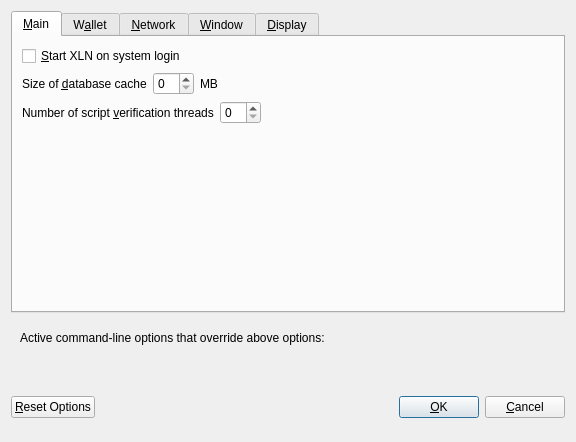
<?xml version="1.0" encoding="UTF-8"?>
<ui version="4.0">
 <class>OptionsDialog</class>
 <widget class="QDialog" name="OptionsDialog">
  <property name="geometry">
   <rect>
    <x>0</x>
    <y>0</y>
    <width>576</width>
    <height>442</height>
   </rect>
  </property>
  <property name="windowTitle">
   <string>Options</string>
  </property>
  <property name="modal">
   <bool>true</bool>
  </property>
  <layout class="QVBoxLayout" name="verticalLayout">
   <item>
    <widget class="QTabWidget" name="tabWidget">
     <property name="currentIndex">
      <number>0</number>
     </property>
     <widget class="QWidget" name="tabMain">
      <attribute name="title">
       <string>&amp;Main</string>
      </attribute>
      <layout class="QVBoxLayout" name="verticalLayout_Main">
       <item>
        <widget class="QCheckBox" name="bitcoinAtStartup">
         <property name="toolTip">
          <string>Automatically start XLN after logging in to the system.</string>
         </property>
         <property name="text">
          <string>&amp;Start XLN on system login</string>
         </property>
        </widget>
       </item>
       <item>
        <layout class="QHBoxLayout" name="horizontalLayout_2_Main">
         <item>
          <widget class="QLabel" name="databaseCacheLabel">
           <property name="text">
            <string>Size of &amp;database cache</string>
           </property>
           <property name="textFormat">
            <enum>Qt::PlainText</enum>
           </property>
           <property name="buddy">
            <cstring>databaseCache</cstring>
           </property>
          </widget>
         </item>
         <item>
          <widget class="QSpinBox" name="databaseCache"/>
         </item>
         <item>
          <widget class="QLabel" name="databaseCacheUnitLabel">
           <property name="text">
            <string>MB</string>
           </property>
           <property name="textFormat">
            <enum>Qt::PlainText</enum>
           </property>
          </widget>
         </item>
         <item>
          <spacer name="horizontalSpacer_2_Main">
           <property name="orientation">
            <enum>Qt::Horizontal</enum>
           </property>
           <property name="sizeHint" stdset="0">
            <size>
             <width>40</width>
             <height>20</height>
            </size>
           </property>
          </spacer>
         </item>
        </layout>
       </item>
       <item>
        <layout class="QHBoxLayout" name="horizontalLayout_3_Main">
         <item>
          <widget class="QLabel" name="threadsScriptVerifLabel">
           <property name="text">
            <string>Number of script &amp;verification threads</string>
           </property>
           <property name="textFormat">
            <enum>Qt::PlainText</enum>
           </property>
           <property name="buddy">
            <cstring>threadsScriptVerif</cstring>
           </property>
          </widget>
         </item>
         <item>
          <widget class="QSpinBox" name="threadsScriptVerif">
           <property name="toolTip">
            <string>(0 = auto, &lt;0 = leave that many cores free)</string>
           </property>
          </widget>
         </item>
         <item>
          <spacer name="horizontalSpacer_3_Main">
           <property name="orientation">
            <enum>Qt::Horizontal</enum>
           </property>
           <property name="sizeHint" stdset="0">
            <size>
             <width>40</width>
             <height>20</height>
            </size>
           </property>
          </spacer>
         </item>
        </layout>
       </item>
       <item>
        <spacer name="verticalSpacer_2">
         <property name="orientation">
          <enum>Qt::Vertical</enum>
         </property>
         <property name="sizeHint" stdset="0">
          <size>
           <width>20</width>
           <height>40</height>
          </size>
         </property>
        </spacer>
       </item>
      </layout>
     </widget>
     <widget class="QWidget" name="tabWallet">
      <attribute name="title">
       <string>W&amp;allet</string>
      </attribute>
      <layout class="QVBoxLayout" name="verticalLayout_Wallet">
       <item>
        <layout class="QHBoxLayout" name="horizontalLayout_2_Wallet">
         <item>
          <widget class="QLabel" name="labelStakeSplitThresholdText">
           <property name="text">
            <string>Stake split threshold:</string>
           </property>
          </widget>
         </item>
         <item>
          <widget class="QSpinBox" name="spinBoxStakeSplitThreshold">
           <property name="minimum">
            <number>1</number>
           </property>
           <property name="maximum">
            <number>999999</number>
           </property>
          </widget>
         </item>
        </layout>
       </item>
       <item>
        <widget class="QGroupBox" name="groupBox">
         <property name="title">
          <string>Expert</string>
         </property>
         <layout class="QVBoxLayout" name="verticalLayout_2">
          <item>
           <widget class="QCheckBox" name="coinControlFeatures">
            <property name="toolTip">
             <string>Whether to show coin control features or not.</string>
            </property>
            <property name="text">
             <string>Enable coin &amp;control features</string>
            </property>
           </widget>
          </item>
          <item>
           <widget class="QCheckBox" name="showMasternodesTab">
            <property name="toolTip">
             <string>Show additional tab listing all your masternodes in first sub-tab&lt;br/&gt;and all masternodes on the network in second sub-tab.</string>
            </property>
            <property name="text">
             <string>Show Masternodes Tab</string>
            </property>
           </widget>
          </item>
          <item>
           <widget class="QCheckBox" name="spendZeroConfChange">
            <property name="toolTip">
             <string>If you disable the spending of unconfirmed change, the change from a transaction&lt;br/&gt;cannot be used until that transaction has at least one confirmation.&lt;br/&gt;This also affects how your balance is computed.</string>
            </property>
            <property name="text">
             <string>&amp;Spend unconfirmed change</string>
            </property>
           </widget>
          </item>
         </layout>
        </widget>
       </item>
       <item>
        <spacer name="verticalSpacer_Wallet">
         <property name="orientation">
          <enum>Qt::Vertical</enum>
         </property>
         <property name="sizeHint" stdset="0">
          <size>
           <width>20</width>
           <height>40</height>
          </size>
         </property>
        </spacer>
       </item>
      </layout>
     </widget>
     <widget class="QWidget" name="tabNetwork">
      <attribute name="title">
       <string>&amp;Network</string>
      </attribute>
      <layout class="QVBoxLayout" name="verticalLayout_Network">
       <item>
        <widget class="QCheckBox" name="mapPortUpnp">
         <property name="toolTip">
          <string>Automatically open the XLN client port on the router. This only works when your router supports UPnP and it is enabled.</string>
         </property>
         <property name="text">
          <string>Map port using &amp;UPnP</string>
         </property>
        </widget>
       </item>
       <item>
        <widget class="QCheckBox" name="allowIncoming">
         <property name="toolTip">
          <string>Accept connections from outside</string>
         </property>
         <property name="text">
          <string>Allow incoming connections</string>
         </property>
        </widget>
       </item>
       <item>
        <widget class="QCheckBox" name="connectSocks">
         <property name="toolTip">
          <string>Connect to the XLN network through a SOCKS5 proxy.</string>
         </property>
         <property name="text">
          <string>&amp;Connect through SOCKS5 proxy (default proxy):</string>
         </property>
        </widget>
       </item>
       <item>
        <layout class="QHBoxLayout" name="horizontalLayout_1_Network">
         <item>
          <widget class="QLabel" name="proxyIpLabel">
           <property name="text">
            <string>Proxy &amp;IP:</string>
           </property>
           <property name="textFormat">
            <enum>Qt::PlainText</enum>
           </property>
           <property name="buddy">
            <cstring>proxyIp</cstring>
           </property>
          </widget>
         </item>
         <item>
          <widget class="QValidatedLineEdit" name="proxyIp">
           <property name="minimumSize">
            <size>
             <width>140</width>
             <height>0</height>
            </size>
           </property>
           <property name="maximumSize">
            <size>
             <width>140</width>
             <height>16777215</height>
            </size>
           </property>
           <property name="toolTip">
            <string>IP address of the proxy (e.g. IPv4: 127.0.0.1 / IPv6: ::1)</string>
           </property>
          </widget>
         </item>
         <item>
          <widget class="QLabel" name="proxyPortLabel">
           <property name="text">
            <string>&amp;Port:</string>
           </property>
           <property name="textFormat">
            <enum>Qt::PlainText</enum>
           </property>
           <property name="buddy">
            <cstring>proxyPort</cstring>
           </property>
          </widget>
         </item>
         <item>
          <widget class="QLineEdit" name="proxyPort">
           <property name="minimumSize">
            <size>
             <width>55</width>
             <height>0</height>
            </size>
           </property>
           <property name="maximumSize">
            <size>
             <width>55</width>
             <height>16777215</height>
            </size>
           </property>
           <property name="toolTip">
            <string>Port of the proxy (e.g. 9050)</string>
           </property>
          </widget>
         </item>
         <item>
          <spacer name="horizontalSpacer_1_Network">
           <property name="orientation">
            <enum>Qt::Horizontal</enum>
           </property>
           <property name="sizeHint" stdset="0">
            <size>
             <width>40</width>
             <height>20</height>
            </size>
           </property>
          </spacer>
         </item>
        </layout>
       </item>
       <item>
        <spacer name="verticalSpacer_Network">
         <property name="orientation">
          <enum>Qt::Vertical</enum>
         </property>
         <property name="sizeHint" stdset="0">
          <size>
           <width>20</width>
           <height>40</height>
          </size>
         </property>
        </spacer>
       </item>
      </layout>
     </widget>
     <widget class="QWidget" name="tabWindow">
      <attribute name="title">
       <string>&amp;Window</string>
      </attribute>
      <layout class="QVBoxLayout" name="verticalLayout_Window">
       <item>
        <widget class="QCheckBox" name="minimizeToTray">
         <property name="toolTip">
          <string>Show only a tray icon after minimizing the window.</string>
         </property>
         <property name="text">
          <string>&amp;Minimize to the tray instead of the taskbar</string>
         </property>
        </widget>
       </item>
       <item>
        <widget class="QCheckBox" name="minimizeOnClose">
         <property name="toolTip">
          <string>Minimize instead of exit the application when the window is closed. When this option is enabled, the application will be closed only after selecting Quit in the menu.</string>
         </property>
         <property name="text">
          <string>M&amp;inimize on close</string>
         </property>
        </widget>
       </item>
       <item>
        <spacer name="verticalSpacer_Window">
         <property name="orientation">
          <enum>Qt::Vertical</enum>
         </property>
         <property name="sizeHint" stdset="0">
          <size>
           <width>20</width>
           <height>40</height>
          </size>
         </property>
        </spacer>
       </item>
      </layout>
     </widget>
     <widget class="QWidget" name="tabDisplay">
      <attribute name="title">
       <string>&amp;Display</string>
      </attribute>
      <layout class="QVBoxLayout" name="verticalLayout_Display">
       <item>
        <layout class="QHBoxLayout" name="horizontalLayout_1_Display">
         <item>
          <widget class="QLabel" name="langLabel">
           <property name="text">
            <string>User Interface &amp;language:</string>
           </property>
           <property name="textFormat">
            <enum>Qt::PlainText</enum>
           </property>
           <property name="buddy">
            <cstring>lang</cstring>
           </property>
          </widget>
         </item>
         <item>
          <widget class="QValueComboBox" name="lang">
           <property name="toolTip">
            <string>The user interface language can be set here. This setting will take effect after restarting XLN.</string>
           </property>
          </widget>
         </item>
        </layout>
       </item>
       <item>
        <widget class="QLabel" name="label_3">
         <property name="toolTip">
          <string notr="true"/>
         </property>
         <property name="statusTip">
          <string notr="true"/>
         </property>
         <property name="whatsThis">
          <string notr="true"/>
         </property>
         <property name="accessibleName">
          <string notr="true"/>
         </property>
         <property name="text">
          <string>Language missing or translation incomplete? Help contributing translations here:
https://discord.gg/HhzHDcn</string>
         </property>
         <property name="wordWrap">
          <bool>true</bool>
         </property>
         <property name="openExternalLinks">
          <bool>true</bool>
         </property>
         <property name="textInteractionFlags">
          <set>Qt::TextBrowserInteraction</set>
         </property>
        </widget>
       </item>
       <item>
        <layout class="QHBoxLayout" name="horizontalLayout_2_Display" stretch="0,0">
         <item>
          <widget class="QLabel" name="themeLabel">
           <property name="text">
            <string>User Interface Theme:</string>
           </property>
          </widget>
         </item>
         <item>
          <widget class="QValueComboBox" name="theme"/>
         </item>
        </layout>
       </item>
       <item>
        <widget class="QWidget" name="verticalDisplayWidget" native="true">
         <layout class="QVBoxLayout" name="verticalDisplayLayout">
          <property name="margin">
           <number>0</number>
          </property>
          <item>
           <widget class="Line" name="line">
            <property name="orientation">
             <enum>Qt::Horizontal</enum>
            </property>
           </widget>
          </item>
          <item>
           <layout class="QHBoxLayout" name="horizontalLayout_3_Display">
            <item>
             <widget class="QLabel" name="unitLabel">
              <property name="text">
               <string>Unit to show amounts in:</string>
              </property>
              <property name="textFormat">
               <enum>Qt::PlainText</enum>
              </property>
             </widget>
            </item>
            <item>
             <widget class="QValueComboBox" name="unit">
              <property name="toolTip">
               <string>Choose the default subdivision unit to show in the interface and when sending coins.</string>
              </property>
             </widget>
            </item>
           </layout>
          </item>
          <item>
           <layout class="QHBoxLayout" name="horizontalLayout_4_Display">
            <item>
             <widget class="QLabel" name="digitsLabel">
              <property name="text">
               <string>Decimal digits</string>
              </property>
             </widget>
            </item>
            <item>
             <widget class="QValueComboBox" name="digits"/>
            </item>
           </layout>
          </item>
          <item>
           <layout class="QHBoxLayout" name="horizontalLayout_5_Display">
            <item>
             <widget class="QCheckBox" name="checkBoxHideZeroBalances">
              <property name="toolTip">
               <string>Hide empty balances</string>
              </property>
              <property name="layoutDirection">
               <enum>Qt::LeftToRight</enum>
              </property>
              <property name="text">
               <string>Hide empty balances</string>
              </property>
             </widget>
            </item>
            <item>
             <widget class="QCheckBox" name="checkBoxHideOrphans">
              <property name="toolTip">
               <string>Hide orphan stakes in transaction lists</string>
              </property>
              <property name="text">
               <string>Hide orphan stakes</string>
              </property>
             </widget>
            </item>
            <item>
             <spacer name="horizontalSpacer">
              <property name="orientation">
               <enum>Qt::Horizontal</enum>
              </property>
              <property name="sizeHint" stdset="0">
               <size>
                <width>40</width>
                <height>20</height>
               </size>
              </property>
             </spacer>
            </item>
           </layout>
          </item>
          <item>
           <layout class="QHBoxLayout" name="horizontalLayout_6_Display">
            <item>
             <widget class="QLabel" name="thirdPartyTxUrlsLabel">
              <property name="toolTip">
               <string>Third party URLs (e.g. a block explorer) that appear in the transactions tab as context menu items. %s in the URL is replaced by transaction hash. Multiple URLs are separated by vertical bar |.</string>
              </property>
              <property name="text">
               <string>Third party transaction URLs</string>
              </property>
             </widget>
            </item>
            <item>
             <widget class="QLineEdit" name="thirdPartyTxUrls">
              <property name="toolTip">
               <string>Third party URLs (e.g. a block explorer) that appear in the transactions tab as context menu items. %s in the URL is replaced by transaction hash. Multiple URLs are separated by vertical bar |.</string>
              </property>
             </widget>
            </item>
           </layout>
          </item>
         </layout>
        </widget>
       </item>
       <item>
        <spacer name="verticalSpacer">
         <property name="orientation">
          <enum>Qt::Vertical</enum>
         </property>
         <property name="sizeHint" stdset="0">
          <size>
           <width>20</width>
           <height>40</height>
          </size>
         </property>
        </spacer>
       </item>
      </layout>
     </widget>
    </widget>
   </item>
   <item>
    <widget class="QFrame" name="frame">
     <layout class="QVBoxLayout" name="verticalLayout_Bottom">
      <item>
       <layout class="QHBoxLayout" name="horizontalLayout_Bottom">
        <item>
         <widget class="QLabel" name="overriddenByCommandLineInfoLabel">
          <property name="text">
           <string>Active command-line options that override above options:</string>
          </property>
          <property name="textFormat">
           <enum>Qt::PlainText</enum>
          </property>
         </widget>
        </item>
        <item>
         <spacer name="horizontalSpacer_Bottom">
          <property name="orientation">
           <enum>Qt::Horizontal</enum>
          </property>
          <property name="sizeHint" stdset="0">
           <size>
            <width>40</width>
            <height>20</height>
           </size>
          </property>
         </spacer>
        </item>
       </layout>
      </item>
      <item>
       <widget class="QLabel" name="overriddenByCommandLineLabel">
        <property name="text">
         <string/>
        </property>
        <property name="textFormat">
         <enum>Qt::PlainText</enum>
        </property>
        <property name="wordWrap">
         <bool>true</bool>
        </property>
       </widget>
      </item>
     </layout>
    </widget>
   </item>
   <item>
    <layout class="QHBoxLayout" name="horizontalLayout_Buttons">
     <item>
      <widget class="QPushButton" name="resetButton">
       <property name="toolTip">
        <string>Reset all client options to default.</string>
       </property>
       <property name="text">
        <string>&amp;Reset Options</string>
       </property>
       <property name="autoDefault">
        <bool>false</bool>
       </property>
      </widget>
     </item>
     <item>
      <spacer name="horizontalSpacer_1">
       <property name="orientation">
        <enum>Qt::Horizontal</enum>
       </property>
       <property name="sizeHint" stdset="0">
        <size>
         <width>40</width>
         <height>48</height>
        </size>
       </property>
      </spacer>
     </item>
     <item>
      <widget class="QLabel" name="statusLabel">
       <property name="minimumSize">
        <size>
         <width>200</width>
         <height>0</height>
        </size>
       </property>
       <property name="font">
        <font>
         <weight>75</weight>
         <bold>true</bold>
        </font>
       </property>
       <property name="text">
        <string/>
       </property>
       <property name="textFormat">
        <enum>Qt::PlainText</enum>
       </property>
       <property name="wordWrap">
        <bool>true</bool>
       </property>
      </widget>
     </item>
     <item>
      <spacer name="horizontalSpacer_2">
       <property name="orientation">
        <enum>Qt::Horizontal</enum>
       </property>
       <property name="sizeHint" stdset="0">
        <size>
         <width>40</width>
         <height>48</height>
        </size>
       </property>
      </spacer>
     </item>
     <item>
      <widget class="QPushButton" name="okButton">
       <property name="text">
        <string>&amp;OK</string>
       </property>
       <property name="autoDefault">
        <bool>false</bool>
       </property>
       <property name="default">
        <bool>true</bool>
       </property>
      </widget>
     </item>
     <item>
      <widget class="QPushButton" name="cancelButton">
       <property name="text">
        <string>&amp;Cancel</string>
       </property>
       <property name="autoDefault">
        <bool>false</bool>
       </property>
      </widget>
     </item>
    </layout>
   </item>
  </layout>
 </widget>
 <customwidgets>
  <customwidget>
   <class>QValidatedLineEdit</class>
   <extends>QLineEdit</extends>
   <header>qvalidatedlineedit.h</header>
  </customwidget>
  <customwidget>
   <class>QValueComboBox</class>
   <extends>QComboBox</extends>
   <header>qvaluecombobox.h</header>
  </customwidget>
 </customwidgets>
 <resources/>
 <connections/>
</ui>
